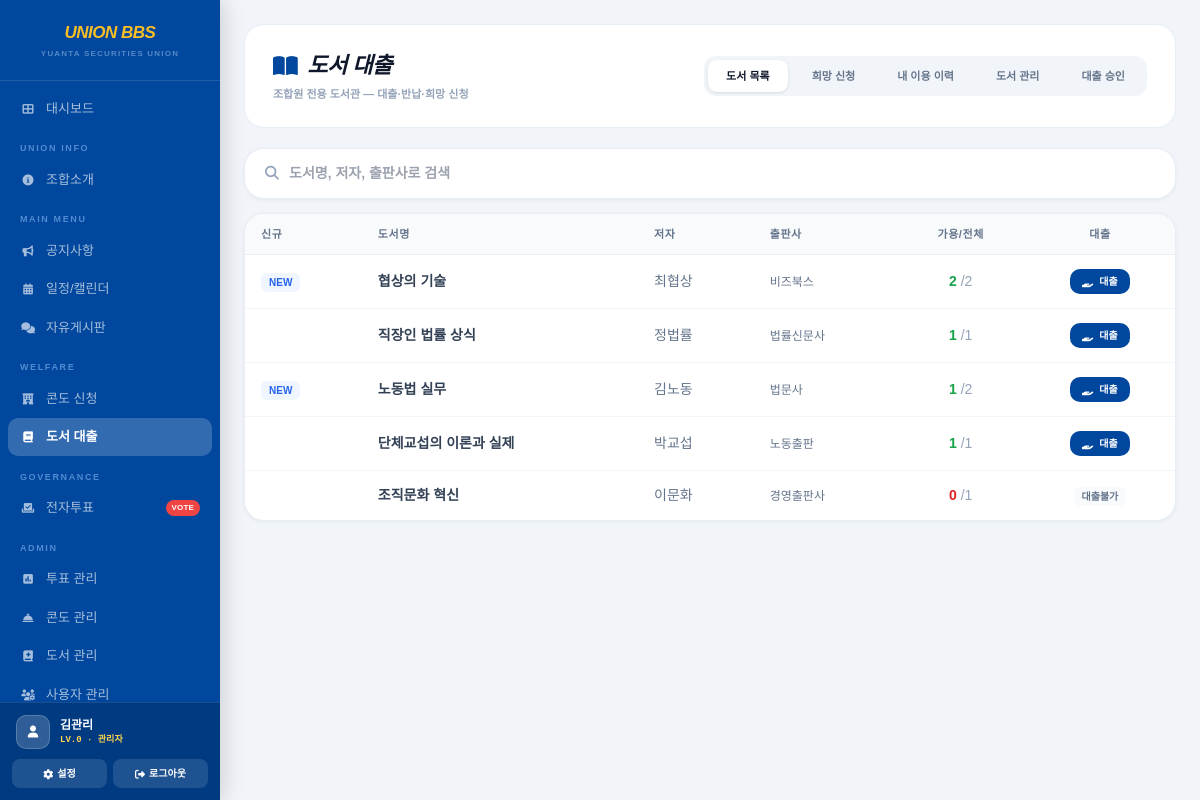
/book (signed in), run on the app's committed database.
### app.py (models this page shows)
class User(db.Model):
    __tablename__ = 'TB_USER'
    user_seq      = db.Column(db.Integer, primary_key=True, autoincrement=True)
    emp_no        = db.Column(db.String(20), nullable=False, unique=True)
    emp_nm        = db.Column(db.String(100), nullable=False)
    gender        = db.Column(db.String(1), nullable=False)
    birth_dt      = db.Column(db.Date)
    phone_no      = db.Column(db.String(20))
    email         = db.Column(db.String(100), unique=True)
    dept_cd       = db.Column(db.String(20))
    union_dept_cd = db.Column(db.String(20))
    emp_type_cd   = db.Column(db.String(10))
    rank_cd       = db.Column(db.String(10))
    position_cd   = db.Column(db.String(10))
    user_level    = db.Column(db.Integer, default=4)
    term_start    = db.Column(db.Date)
    term_end      = db.Column(db.Date)
    pwd_hash      = db.Column(db.String(256), nullable=False)
    pwd_chg_dt    = db.Column(db.Date)                          # 마지막 비밀번호 변경일
    pwd_init_yn   = db.Column(db.String(1), default='Y')        # Y=초기비번(강제변경 필요)
    pwd_fail_cnt  = db.Column(db.Integer, default=0)
    acct_lock_yn  = db.Column(db.String(1), default='N')
    use_yn        = db.Column(db.String(1), default='Y')
    reg_dt        = db.Column(db.DateTime, default=datetime.now)
    mod_dt        = db.Column(db.DateTime, onupdate=datetime.now)

class Book(db.Model):
    __tablename__ = 'TB_BOOK'
    book_seq   = db.Column(db.Integer, primary_key=True, autoincrement=True)
    title      = db.Column(db.String(200), nullable=False)
    author     = db.Column(db.String(100))
    publisher  = db.Column(db.String(100))
    isbn       = db.Column(db.String(20), unique=True)
    total_cnt  = db.Column(db.Integer, default=1)
    avail_cnt  = db.Column(db.Integer, default=1)
    is_new     = db.Column(db.String(1), default='N')
    use_yn     = db.Column(db.String(1), default='Y')
    reg_dt     = db.Column(db.DateTime, default=datetime.now)

### app.py (the view)
@app.route('/book')
@login_required
def book():
    current_user = get_current_user()
    books        = Book.query.filter_by(use_yn='Y').order_by(Book.reg_dt.desc()).all()
    my_rentals   = BookRental.query.filter_by(emp_no=current_user.emp_no)\
                    .order_by(BookRental.rental_dt.desc()).all()
    return render_template('book.html',
        current_user=current_user,
        book_list=books,
        my_rentals=my_rentals,
        active_menu='book'
    )

### app.py (called while the page is built)
def login_required(f):
    @wraps(f)
    def decorated(*args, **kwargs):
        if 'emp_no' not in session:
            return redirect(url_for('login'))
        return f(*args, **kwargs)
    return decorated

def get_current_user():
    if 'emp_no' not in session:
        return None
    return User.query.filter_by(emp_no=session['emp_no'], use_yn='Y').first()

### templates/book.html (shortened to what this page needs)
{% extends 'base.html' %}
{% set active_menu = 'book' %}
{%- set lv = (current_user.user_level if current_user else 99) | int -%}
{% block content %}
<div class="page-header">
    <div>
        <div class="page-title"><i class="fas fa-book-open"></i>도서 대출</div>
        <div class="page-subtitle">조합원 전용 도서관 — 대출·반납·희망 신청</div>
    </div>
    {% if lv <= 1 %}
    <div style="display:flex;gap:6px;background:#f1f5f9;padding:4px;border-radius:12px;">
        <button class="tab-btn active" id="tab-list" onclick="switchView('list')">도서 목록</button>
        <button class="tab-btn" id="tab-request" onclick="switchView('request')">희망 신청</button>
        <button class="tab-btn" id="tab-history" onclick="switchView('history')">내 이용 이력</button>
        <button class="tab-btn" id="tab-manage" onclick="switchView('manage')">도서 관리</button>
        <button class="tab-btn" id="tab-approve" onclick="switchView('approve')">대출 승인</button>
    </div>
    {% endif %}
</div>
<div id="view-list">
    <div class="card" style="padding:14px 20px;margin-bottom:14px;display:flex;align-items:center;gap:10px;">
        <i class="fas fa-search" style="color:#94a3b8;font-size:14px;"></i>
        <input type="text" id="search-input" placeholder="도서명, 저자, 출판사로 검색" style="flex:1;border:none;outline:none;font-size:14px;font-weight:600;color:#334155;font-family:'Pretendard',sans-serif;background:transparent;" onkeyup="filterBooks(this.value)">
    </div>
    <div class="card" style="overflow:hidden;">
        {% if book_list %}
        <div style="overflow-x:auto;">
            <table class="data-table">
                <thead>
                    <tr><th>신규</th><th>도서명</th><th>저자</th><th>출판사</th><th style="text-align:center;">가용/전체</th><th style="text-align:center;">대출</th></tr>
                </thead>
                <tbody id="book-tbody">
                    {% for book in book_list %}
                    <tr class="book-row" data-title="{{ book.title }}" data-author="{{ book.author | default('') }}" data-publisher="{{ book.publisher | default('') }}">
                        <td>
                            {% if book.is_new == 'Y' %}
                            <span class="badge badge-blue">NEW</span>
                            {% endif %}
                        </td>
                        <td style="font-weight:700;max-width:200px;overflow:hidden;text-overflow:ellipsis;white-space:nowrap;">{{ book.title }}</td>
                        <td style="color:#64748b;">{{ book.author | default('-') }}</td>
                        <td style="color:#64748b;font-size:12px;">{{ book.publisher | default('-') }}</td>
                        <td style="text-align:center;">
                            <span style="font-weight:800;color:{% if book.avail_cnt > 0 %}#16a34a{% else %}#dc2626{% endif %};">{{ book.avail_cnt }}</span>
                            <span style="color:#94a3b8;">/{{ book.total_cnt }}</span>
                        </td>
                        <td style="text-align:center;">
                            {% if book.avail_cnt > 0 %}
                            <form action="/book/rental/{{ book.book_seq }}" method="POST" style="display:inline;">
                                <button type="submit" class="btn-primary" style="font-size:10px;padding:5px 12px;">
                                    <i class="fas fa-hand-holding"></i>대출
                                </button>
                            </form>
                            {% else %}
                            <span class="badge badge-gray">대출불가</span>
                            {% endif %}
                        </td>
                    </tr>
                    {% endfor %}
                </tbody>
            </table>
        </div>
        {% else %}
        <div style="padding:64px;text-align:center;color:#94a3b8;font-size:13px;font-style:italic;">
            <i class="fas fa-books" style="font-size:32px;display:block;margin-bottom:12px;"></i>
            등록된 도서가 없습니다.
        </div>
        {% endif %}
    </div>
</div>
{% endblock %}

### templates/base.html (shortened to what this page needs)
<!DOCTYPE html>
<html lang="ko">
<head>
    <script src="https://cdn.tailwindcss.com"></script>
    <link rel="stylesheet" href="https://cdnjs.cloudflare.com/ajax/libs/font-awesome/6.4.0/css/all.min.css">
</head>
<body>
{%- set lv = (current_user.user_level if current_user else 99) | int -%}
{%- set am = active_menu | default('dashboard') -%}
<aside id="sidebar">
    <div class="sidebar-logo">
        <p style="font-size:17px;font-weight:900;font-style:italic;letter-spacing:-.5px;color:#fbbf24;">UNION BBS</p>
        <p style="font-size:8px;opacity:.45;color:#bfdbfe;font-weight:700;letter-spacing:.15em;text-transform:uppercase;margin-top:2px;">Yuanta Securities Union</p>
    </div>
    <nav class="sidebar-nav">
        <a href="/" class="nav-item {% if am=='dashboard' %}active{% endif %}">
            <i class="fas fa-th-large"></i>대시보드
        </a>
        <p class="nav-section">Union Info</p>
        <a href="/about" class="nav-item {% if am=='about' %}active{% endif %}">
            <i class="fas fa-info-circle"></i>조합소개
        </a>
        <p class="nav-section">Main Menu</p>
        <a href="/notice" class="nav-item {% if am=='notice' %}active{% endif %}">
            <i class="fas fa-bullhorn"></i>공지사항
        </a>
        <a href="/schedule" class="nav-item {% if am=='schedule' %}active{% endif %}">
            <i class="fas fa-calendar-alt"></i>일정/캘린더
        </a>
        <a href="/board" class="nav-item {% if am=='board' %}active{% endif %}">
            <i class="fas fa-comments"></i>자유게시판
        </a>
        <p class="nav-section">Welfare</p>
        <a href="/condo" class="nav-item {% if am=='condo' %}active{% endif %}">
            <i class="fas fa-hotel"></i>콘도 신청
        </a>
        <a href="/book" class="nav-item {% if am=='book' %}active{% endif %}">
            <i class="fas fa-book"></i>도서 대출
        </a>
        <p class="nav-section">Governance</p>
        <a href="/vote" class="nav-item {% if am=='vote' %}active{% endif %}">
            <i class="fas fa-vote-yea"></i>
            <span style="flex:1">전자투표</span>
            <span style="font-size:8px;background:#ef4444;color:#fff;padding:2px 6px;border-radius:20px;font-weight:900;letter-spacing:.02em;">VOTE</span>
        </a>
        {% if lv <= 1 %}
        <p class="nav-section">Admin</p>
        <a href="/admin/vote" class="nav-item {% if am=='admin_vote' %}active{% endif %}">
            <i class="fas fa-poll"></i>투표 관리
        </a>
        <a href="/admin/condo" class="nav-item {% if am=='admin_condo' %}active{% endif %}">
            <i class="fas fa-concierge-bell"></i>콘도 관리
        </a>
        <a href="/admin/book" class="nav-item {% if am=='admin_book' %}active{% endif %}">
            <i class="fas fa-book-medical"></i>도서 관리
        </a>
        <a href="/admin/user/list" class="nav-item {% if am=='admin_user' %}active{% endif %}">
            <i class="fas fa-users-cog"></i>사용자 관리
        </a>
        {% endif %}
    </nav>
    <div class="sidebar-foot">
        <div style="display:flex;align-items:center;gap:10px;margin-bottom:10px;padding:0 4px;">
            <div style="width:34px;height:34px;background:rgba(255,255,255,.18);border-radius:10px;display:flex;align-items:center;justify-content:center;border:1px solid rgba(255,255,255,.2);flex-shrink:0;">
                <i class="fas fa-user" style="color:#fff;font-size:12px;"></i>
            </div>
            <div style="overflow:hidden;">
                <p style="font-size:12px;font-weight:700;color:#fff;white-space:nowrap;overflow:hidden;text-overflow:ellipsis;">{{ current_user.emp_nm if current_user else '-' }}</p>
                <p style="font-size:9px;color:#fcd34d;font-family:monospace;font-weight:700;">
                    LV.{{ lv }} ·
                    {%- if lv==0 %} 관리자
                    {%- elif lv==1 %} 집행위원
                    {%- elif lv==2 %} 대의원
                    {%- elif lv==3 %} 분회장
                    {%- elif lv==4 %} 조합원
                    {%- else %} 비조합원{%- endif %}
                </p>
            </div>
        </div>
        <div style="display:flex;gap:6px;">
            <a href="/profile/edit" style="flex:1;display:flex;align-items:center;justify-content:center;background:rgba(255,255,255,.12);color:#fff;font-size:10px;font-weight:700;padding:7px;border-radius:8px;text-decoration:none;transition:background .15s;" onmouseover="this.style.background='rgba(255,255,255,.22)'" onmouseout="this.style.background='rgba(255,255,255,.12)'">
                <i class="fas fa-cog" style="margin-right:4px;"></i>설정
            </a>
            <a href="/logout" style="flex:1;display:flex;align-items:center;justify-content:center;background:rgba(255,255,255,.12);color:#fff;font-size:10px;font-weight:700;padding:7px;border-radius:8px;text-decoration:none;transition:background .15s;" onmouseover="this.style.background='rgba(220,38,38,.5)'" onmouseout="this.style.background='rgba(255,255,255,.12)'">
                <i class="fas fa-sign-out-alt" style="margin-right:4px;"></i>로그아웃
            </a>
        </div>
    </div>
</aside>
<div id="content-wrap">
    <div class="page-body fade-in">
        {% block content %}{% endblock %}
    </div>
</div>
</body>
</html>

### data on the page
User: emp_nm "김관리"
Book: is_new "NEW", title "협상의 기술", author "최협상", publisher "비즈북스", avail_cnt "2", total_cnt "2"
Book: title "직장인 법률 상식", author "정법률", publisher "법률신문사", avail_cnt "1", total_cnt "1"
Book: is_new "NEW", title "노동법 실무", author "김노동", publisher "법문사", avail_cnt "1", total_cnt "2"
Book: title "단체교섭의 이론과 실제", author "박교섭", publisher "노동출판", avail_cnt "1", total_cnt "1"
Book: title "조직문화 혁신", author "이문화", publisher "경영출판사", avail_cnt "0", total_cnt "1", shows "대출불가"

### other printed values
{{ lv }} "0"
